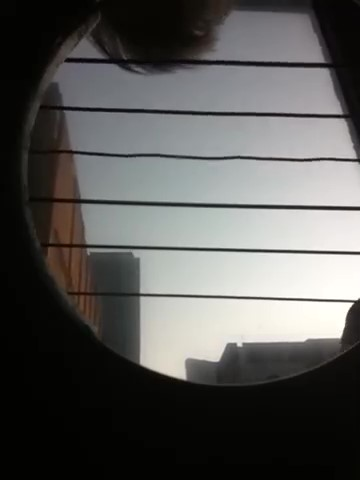
#> input picture noTouching.jpg, 360 x 480 px, found by its file name
$ python edgeDetection.py   (older library calls are emulated)
#> lines starting #> are read from the running program, lines starting #| are printed output that depends on the picture; after the words box and inside, x2 and y2 are one past the last pixel; in counts of white or black regions, pixels touching at a corner belong together; long printed decimals are rounded
#> further down, imgRed is the input picture: shape (480, 360, 3); mean B, G, R 86.2, 87.9, 88.4
import numpy as np
import cv2
import sys
import math

np.set_printoptions(threshold=sys.maxsize)
       # Read the main image

def getRedline(input):
    img = cv2.cvtColor(input,cv2.COLOR_BGR2GRAY)

    edges = cv2.Canny(img, 30, 150, apertureSize=3)
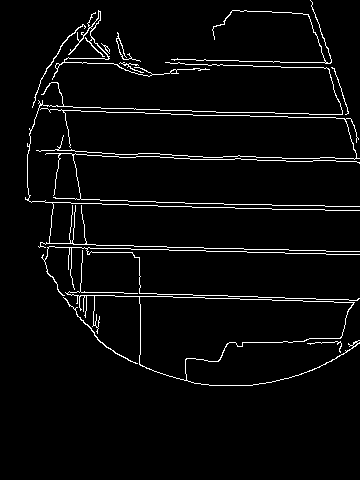
#> edges: shape (480, 360); 3.7% white in thin lines or dots, all inside (x1, y1, x2, y2) = (25, 0, 360, 386)
    lines = cv2.HoughLines(edges, 1, np.pi / 180, 130)
#> lines = [[104, 1.61], [290, 1.61], [200, 1.61], [196, 1.61], [152, 1.59], [288, 1.61], [61, 1.59], [293, 1.59], [155, 1.59], [107, 1.61], [148, 1.61]]
    print(lines)
#| [[[104.          1.606]]
#|  [[290.          1.606]]
#|  [[200.          1.606]]
#|  [[196.          1.606]]
#|  [[152.          1.588]]
#|  [[288.          1.606]]
#|  [[ 61.          1.588]]
#|  [[293.          1.588]]
#|  [[155.          1.588]]
#|  [[107.          1.606]]
#|  [[148.          1.606]]]
    imgCopy = input.copy()
    imgCopy.fill(0)
#> imgCopy: shape (480, 360, 3); every value is 0
    angles = []
    liney = []
    linesCopy = []
    if lines is not None:
        for i in range(len(lines)):
            liney.append(i)
#> this loop made 11 passes
#> after the loop, liney = [0, 1, 2, 3, 4, 5, 6, 7, 8, 9, 10]

        for line in liney:
            for otherLine in range(len(lines)):
                if otherLine in liney:
                    if abs(lines[line][0][0] - lines[otherLine][0][0]) < 15.0 and abs(lines[line][0][0] - lines[otherLine][0][0]) > 0 :
                        liney.remove(otherLine)
#> this loop made 5 passes
#> line on pass 5: 6
#> after the loop, liney = [0, 1, 2, 4, 6]

        for line in range(len(lines)):
            if line in liney:
                linesCopy.append(lines[line])
#> after the loop, linesCopy = [[[104, 1.61]], [[290, 1.61]], [[200, 1.61]], [[152, 1.59]], [[61, 1.59]]]

        for line in linesCopy:
            rho = line[0][0]
            theta = line[0][1]
            a = np.cos(theta)
            b = np.sin(theta)
            x0 = a * rho
            y0 = b * rho
            x1 = int(x0 + 1000 * (-b))
            y1 = int(y0 + 1000 * (a))
            x2 = int(x0 - 1000 * (-b))
            y2 = int(y0 - 1000 * (a))
            angle = math.degrees(math.atan2(y2 - y1, x2 - x1))
            if angle<5 and angle>-5:
                cv2.line(imgCopy, (x1, y1), (x2, y2), (0, 0, 255), 1)
                angles.append(angle)
#> this loop made 5 passes
#> (rho, theta, a, b, x0, y0, x1, y1) on passes 1 to 5: (104, 1.61, -0.0349, 0.999, -3.63, 103.9, -1003, 69), (290, 1.61, -0.0349, 0.999, -10.12, 289.8, -1009, 254), (200, 1.61, -0.0349, 0.999, -6.98, 199.9, -1006, 164), (152, 1.59, -0.0175, 1, -2.65, 152, -1002, 134), (61, 1.59, -0.0175, 1, -1.06, 60.99, -1000, 43)
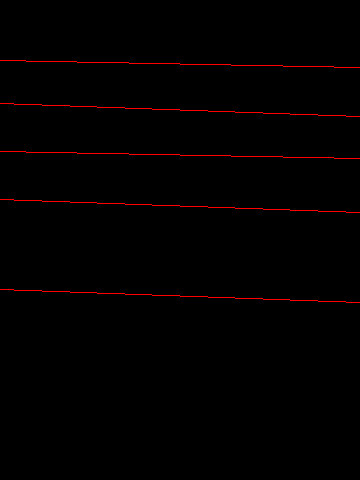
#> imgCopy: shape (480, 360, 3); mean B, G, R 0, 0, 2.7
#> after the loop, angles = [1.98, 2.01, 2.01, 1, 1]

    return imgCopy


image = "test1.jpg"
imgRed = cv2.imread("noTouching.jpg")
red = getRedline(imgRed)
img = cv2.imread(image)
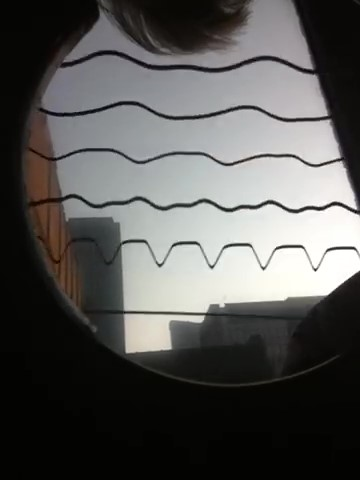
#> input picture test1.jpg, 360 x 480 px, found by its file name
#> img is the input picture: shape (480, 360, 3); mean B, G, R 84.5, 86.2, 86.8
img2 = cv2.imread(image)
edge = cv2.Canny(img,100,200)
#> edge: shape (480, 360); 3.2% white in thin lines or dots, all inside (x1, y1, x2, y2) = (27, 0, 360, 387)
inputImage = cv2.imread(image, 0)
#> inputImage: shape (480, 360); min 0, max 255, mean 86.3
blur = cv2.GaussianBlur(inputImage,(5,5),0)
sobelx = cv2.Sobel(blur,cv2.CV_64F,1,0,ksize=5)
sobely = cv2.Sobel(blur,cv2.CV_64F,0,1,ksize=5)
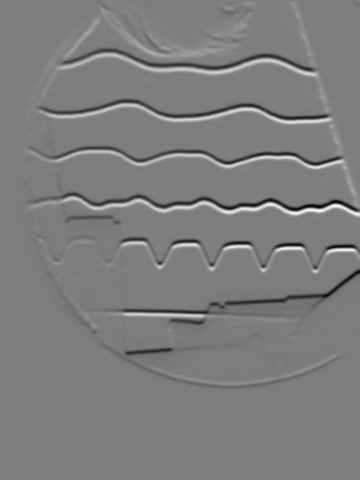
#> sobely: shape (480, 360) float64; min -6804, max 7011, mean -6.6; drawn with min black and max white


theta = np.arctan2(np.float32(sobely), np.float32(sobelx))
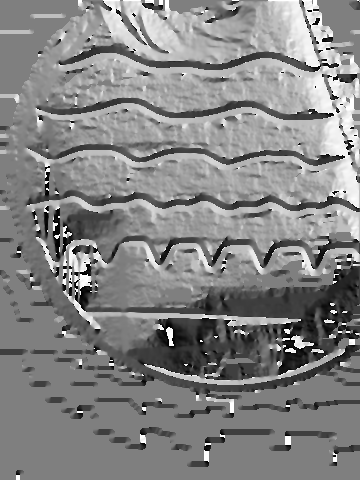
#> theta: shape (480, 360) float32; min -3.14, max 3.14, mean 0.138; drawn with min black and max white
cv2.imshow("output", red)

blur = 255*(abs(theta/np.pi))
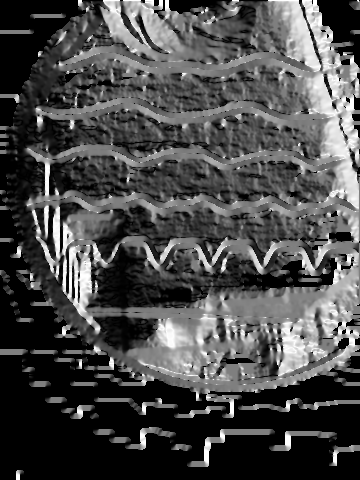
#> blur: shape (480, 360) float32; min 0, max 255, mean 75.1
img2[edge == 0] = [0,0,0]
for i in range(img.shape[0]):
    for j in range(img.shape[1]):
        if edge[i][j] == 255 and red[i][j][2] == 255:
            print(blur[i][j], j, i)
            img2[i][j] = [0,0,255]
#> this loop made 480 passes
#> (printed output is left out)
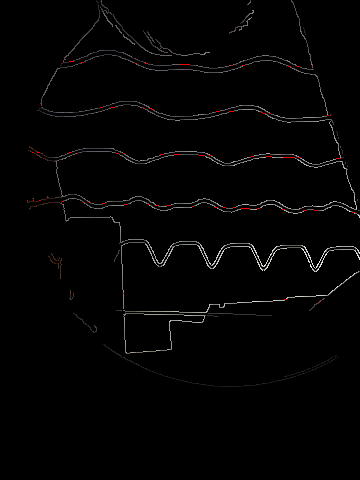
#> img2: shape (480, 360, 3); mean B, G, R 3.2, 3.3, 3.6
'''
for i in range(img.shape[0]):
    for j in range(img.shape[1]):
        if edge[i][j] == 255: # and blur[i][j]<160 and blur[i][j]>150:

            img2[i][j] = [blur[i][j], 128, 255 - blur[i][j]]
        if edge[i][j] == 255 and blur[i][j]<170+5 and blur[i][j]>170-5:
            img[i][j] = [255, 255, 0]

#print(blur, blur.max(), blur.min())
cv2.imshow("output", img2)
cv2.imshow("point", img)
#print(edge)
'''
cv2.imshow("output", red)
